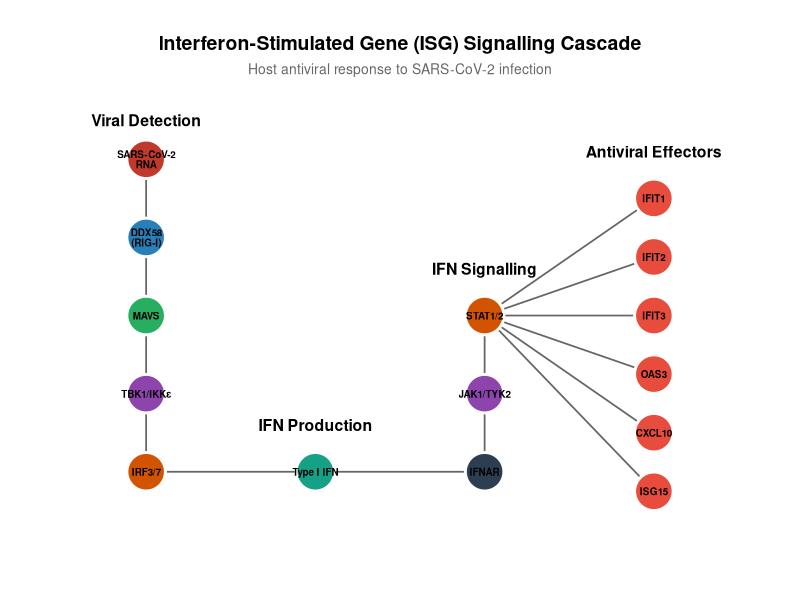
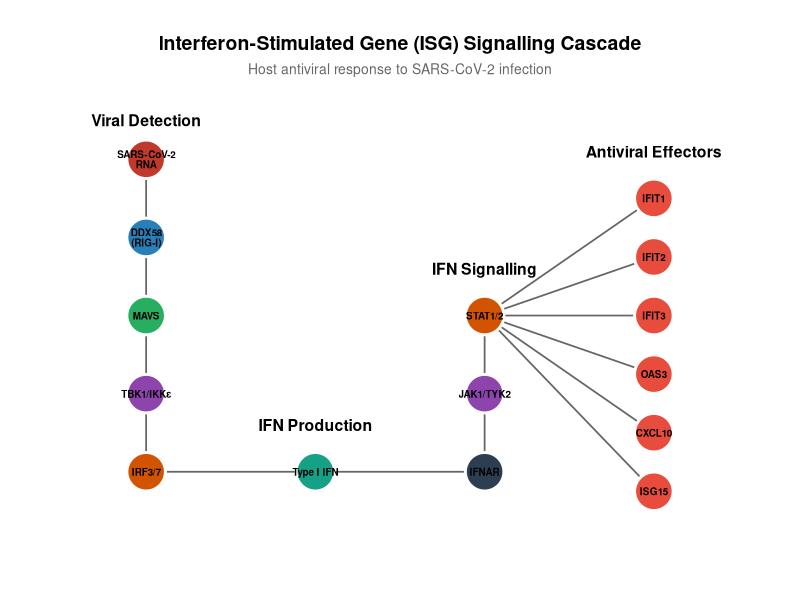

The R source for these figures, in order:
#!/usr/bin/env Rscript
# Conceptual ISG signalling pathway diagram

library(ggplot2)
library(ggrepel)

dir.create("results/figures", recursive = TRUE, showWarnings = FALSE)

message("Generating pathway diagram...")

# Pathway components
nodes <- data.frame(
  label = c("SARS-CoV-2\nRNA", "DDX58\n(RIG-I)", "MAVS", "TBK1/IKKε", 
            "IRF3/7", "Type I IFN", "IFNAR", "JAK1/TYK2", "STAT1/2",
            "IFIT1", "IFIT2", "IFIT3", "OAS3", "CXCL10", "ISG15"),
  x = c(1, 1, 1, 1, 1, 3, 5, 5, 5, 7, 7, 7, 7, 7, 7),
  y = c(10, 8, 6, 4, 2, 2, 2, 4, 6, 9, 7.5, 6, 4.5, 3, 1.5),
  type = c("virus", "sensor", "adaptor", "kinase", "tf", "cytokine", 
           "receptor", "kinase", "tf", rep("effector", 6))
)

# Colour scheme
type_colors <- c(
  virus = "#c0392b", sensor = "#2980b9", adaptor = "#27ae60",
  kinase = "#8e44ad", tf = "#d35400", cytokine = "#16a085",
  receptor = "#2c3e50", effector = "#e74c3c"
)

# Connections
edges <- data.frame(
  x = c(1, 1, 1, 1, 1, 3, 5, 5, 5, 5, 5, 5, 5, 5),
  xend = c(1, 1, 1, 1, 3, 5, 5, 5, 7, 7, 7, 7, 7, 7),
  y = c(10, 8, 6, 4, 2, 2, 2, 4, 6, 6, 6, 6, 6, 6),
  yend = c(8, 6, 4, 2, 2, 2, 4, 6, 9, 7.5, 6, 4.5, 3, 1.5)
)

# Plot
ggplot() +
  geom_segment(data = edges, aes(x = x, y = y, xend = xend, yend = yend),
               arrow = arrow(length = unit(0.15, "cm"), type = "closed"),
               color = "grey40", linewidth = 0.6) +
  geom_point(data = nodes, aes(x = x, y = y, fill = type), 
             shape = 21, size = 12, color = "white", stroke = 1.5) +
  geom_text(data = nodes, aes(x = x, y = y, label = label), 
            size = 2.5, fontface = "bold", lineheight = 0.85) +
  scale_fill_manual(values = type_colors, guide = "none") +
  annotate("text", x = 1, y = 11, label = "Viral Detection", fontface = "bold", size = 4) +
  annotate("text", x = 3, y = 3.2, label = "IFN Production", fontface = "bold", size = 4) +
  annotate("text", x = 5, y = 7.2, label = "IFN Signalling", fontface = "bold", size = 4) +
  annotate("text", x = 7, y = 10.2, label = "Antiviral Effectors", fontface = "bold", size = 4) +
  labs(title = "Interferon-Stimulated Gene (ISG) Signalling Cascade",
       subtitle = "Host antiviral response to SARS-CoV-2 infection") +
  theme_void(base_size = 12) +
  theme(
    plot.title = element_text(face = "bold", hjust = 0.5, size = 14),
    plot.subtitle = element_text(hjust = 0.5, color = "grey40", size = 10),
    plot.margin = margin(20, 20, 20, 20)
  ) +
  coord_cartesian(xlim = c(0, 8), ylim = c(0, 11.5))

ggsave("results/figures/pathway_diagram.png", width = 10, height = 8, dpi = 300)

message("Pathway diagram saved")
